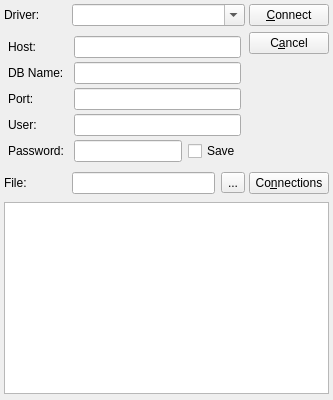
<ui version="4.0" >
 <class>NewConnectionDlgClass</class>
 <widget class="QWidget" name="NewConnectionDlgClass" >
  <property name="geometry" >
   <rect>
    <x>0</x>
    <y>0</y>
    <width>460</width>
    <height>354</height>
   </rect>
  </property>
  <property name="windowTitle" >
   <string>New Connection</string>
  </property>
  <property name="windowIcon" >
   <iconset resource="RoseApple.qrc" >
    <normaloff>:/RoseApple/Resources/new.png</normaloff>:/RoseApple/Resources/new.png</iconset>
  </property>
  <layout class="QGridLayout" name="gridLayout_3" >
   <property name="sizeConstraint" >
    <enum>QLayout::SetFixedSize</enum>
   </property>
   <property name="margin" >
    <number>4</number>
   </property>
   <property name="spacing" >
    <number>4</number>
   </property>
   <item row="0" column="0" >
    <layout class="QGridLayout" name="gridLayout_2" >
     <item row="0" column="0" >
      <layout class="QHBoxLayout" name="horizontalLayout_3" >
       <item>
        <widget class="QLabel" name="label" >
         <property name="minimumSize" >
          <size>
           <width>62</width>
           <height>0</height>
          </size>
         </property>
         <property name="maximumSize" >
          <size>
           <width>62</width>
           <height>16777215</height>
          </size>
         </property>
         <property name="text" >
          <string>Driver:</string>
         </property>
        </widget>
       </item>
       <item>
        <widget class="QComboBox" name="driveCmbbox" >
         <property name="editable" >
          <bool>true</bool>
         </property>
        </widget>
       </item>
      </layout>
     </item>
     <item row="1" column="0" >
      <widget class="QWidget" native="1" name="editWidget" >
       <property name="sizePolicy" >
        <sizepolicy vsizetype="Fixed" hsizetype="Preferred" >
         <horstretch>0</horstretch>
         <verstretch>0</verstretch>
        </sizepolicy>
       </property>
       <layout class="QFormLayout" name="formLayout" >
        <property name="horizontalSpacing" >
         <number>4</number>
        </property>
        <property name="verticalSpacing" >
         <number>4</number>
        </property>
        <property name="margin" >
         <number>4</number>
        </property>
        <item row="0" column="0" >
         <widget class="QLabel" name="hostLbl" >
          <property name="minimumSize" >
           <size>
            <width>62</width>
            <height>0</height>
           </size>
          </property>
          <property name="maximumSize" >
           <size>
            <width>62</width>
            <height>16777215</height>
           </size>
          </property>
          <property name="text" >
           <string>Host:</string>
          </property>
         </widget>
        </item>
        <item row="0" column="1" >
         <widget class="QLineEdit" name="hostEdit" />
        </item>
        <item row="1" column="0" >
         <widget class="QLabel" name="label_6" >
          <property name="minimumSize" >
           <size>
            <width>62</width>
            <height>0</height>
           </size>
          </property>
          <property name="maximumSize" >
           <size>
            <width>62</width>
            <height>16777215</height>
           </size>
          </property>
          <property name="text" >
           <string>DB Name:</string>
          </property>
         </widget>
        </item>
        <item row="1" column="1" >
         <widget class="QLineEdit" name="nameEdit" />
        </item>
        <item row="2" column="0" >
         <widget class="QLabel" name="label_3" >
          <property name="minimumSize" >
           <size>
            <width>62</width>
            <height>0</height>
           </size>
          </property>
          <property name="maximumSize" >
           <size>
            <width>62</width>
            <height>16777215</height>
           </size>
          </property>
          <property name="text" >
           <string>Port:</string>
          </property>
         </widget>
        </item>
        <item row="2" column="1" >
         <widget class="QLineEdit" name="portEdit" />
        </item>
        <item row="3" column="0" >
         <widget class="QLabel" name="userLbl" >
          <property name="minimumSize" >
           <size>
            <width>62</width>
            <height>0</height>
           </size>
          </property>
          <property name="maximumSize" >
           <size>
            <width>62</width>
            <height>16777215</height>
           </size>
          </property>
          <property name="text" >
           <string>User:</string>
          </property>
         </widget>
        </item>
        <item row="3" column="1" >
         <widget class="QLineEdit" name="userEdit" />
        </item>
        <item row="4" column="0" >
         <widget class="QLabel" name="passwordLbl" >
          <property name="minimumSize" >
           <size>
            <width>62</width>
            <height>0</height>
           </size>
          </property>
          <property name="maximumSize" >
           <size>
            <width>62</width>
            <height>16777215</height>
           </size>
          </property>
          <property name="text" >
           <string>Password:</string>
          </property>
         </widget>
        </item>
        <item row="4" column="1" >
         <layout class="QHBoxLayout" name="horizontalLayout_4" >
          <item>
           <widget class="QLineEdit" name="passwordEdit" >
            <property name="echoMode" >
             <enum>QLineEdit::Password</enum>
            </property>
           </widget>
          </item>
          <item>
           <widget class="QCheckBox" name="savePwdChkbox" >
            <property name="text" >
             <string>Save</string>
            </property>
           </widget>
          </item>
         </layout>
        </item>
       </layout>
      </widget>
     </item>
     <item row="2" column="0" >
      <widget class="QWidget" native="1" name="fileWidget" >
       <layout class="QHBoxLayout" name="horizontalLayout_2" >
        <property name="margin" >
         <number>0</number>
        </property>
        <item>
         <widget class="QLabel" name="fileLbl" >
          <property name="minimumSize" >
           <size>
            <width>62</width>
            <height>0</height>
           </size>
          </property>
          <property name="maximumSize" >
           <size>
            <width>62</width>
            <height>16777215</height>
           </size>
          </property>
          <property name="text" >
           <string>File:</string>
          </property>
         </widget>
        </item>
        <item>
         <widget class="QLineEdit" name="fileEdit" >
          <property name="echoMode" >
           <enum>QLineEdit::Normal</enum>
          </property>
         </widget>
        </item>
        <item>
         <widget class="QToolButton" name="fileBtn" >
          <property name="text" >
           <string>...</string>
          </property>
         </widget>
        </item>
       </layout>
      </widget>
     </item>
    </layout>
   </item>
   <item row="0" column="1" >
    <layout class="QVBoxLayout" name="verticalLayout" >
     <item>
      <widget class="QPushButton" name="connectBtn" >
       <property name="text" >
        <string>&amp;Connect</string>
       </property>
       <property name="icon" >
        <iconset resource="RoseApple.qrc" >
         <normaloff>:/RoseApple/Resources/connect.png</normaloff>:/RoseApple/Resources/connect.png</iconset>
       </property>
      </widget>
     </item>
     <item>
      <widget class="QPushButton" name="cancelBtn" >
       <property name="text" >
        <string>C&amp;ancel</string>
       </property>
      </widget>
     </item>
     <item>
      <spacer name="btnSpacer" >
       <property name="orientation" >
        <enum>Qt::Vertical</enum>
       </property>
       <property name="sizeHint" stdset="0" >
        <size>
         <width>20</width>
         <height>40</height>
        </size>
       </property>
      </spacer>
     </item>
     <item>
      <widget class="QPushButton" name="connectionsBtn" >
       <property name="text" >
        <string>Co&amp;nnections</string>
       </property>
       <property name="checkable" >
        <bool>true</bool>
       </property>
      </widget>
     </item>
    </layout>
   </item>
   <item row="1" column="0" colspan="2" >
    <widget class="QWidget" native="1" name="extWidget" >
     <layout class="QGridLayout" name="gridLayout" >
      <property name="leftMargin" >
       <number>0</number>
      </property>
      <property name="topMargin" >
       <number>4</number>
      </property>
      <property name="rightMargin" >
       <number>0</number>
      </property>
      <property name="bottomMargin" >
       <number>2</number>
      </property>
      <property name="spacing" >
       <number>4</number>
      </property>
      <item row="0" column="0" >
       <widget class="QTableView" name="tableView" >
        <property name="contextMenuPolicy" >
         <enum>Qt::CustomContextMenu</enum>
        </property>
        <property name="selectionMode" >
         <enum>QAbstractItemView::SingleSelection</enum>
        </property>
        <property name="selectionBehavior" >
         <enum>QAbstractItemView::SelectRows</enum>
        </property>
       </widget>
      </item>
     </layout>
    </widget>
   </item>
  </layout>
 </widget>
 <layoutdefault spacing="6" margin="11" />
 <resources>
  <include location="RoseApple.qrc" />
 </resources>
 <connections/>
</ui>
